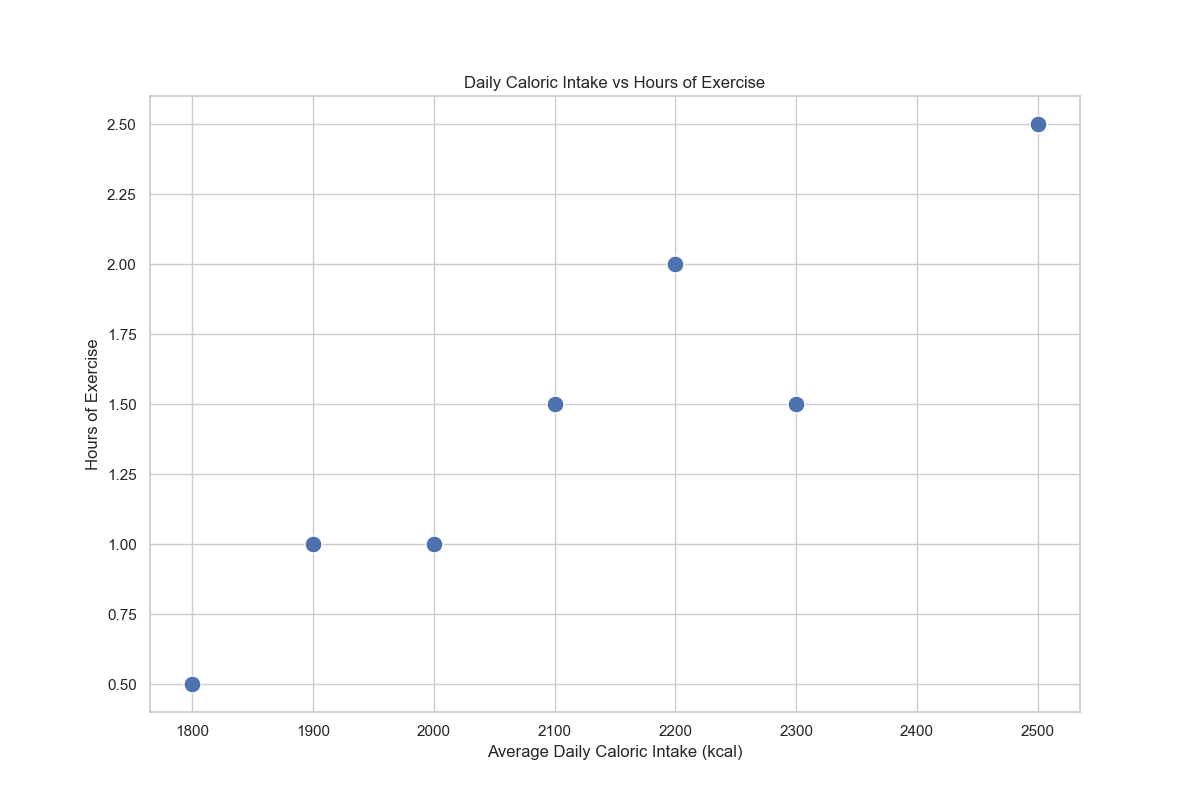

Here is the Python script that generated this plot:

import pandas as pd
import seaborn as sns
import matplotlib.pyplot as plt

# Generate the data points
data = {
    'Day': ['Monday', 'Tuesday', 'Wednesday', 'Thursday', 'Friday', 'Saturday', 'Sunday'],
    'Average Daily Caloric Intake (kcal)': [2000, 2100, 1800, 2200, 1900, 2500, 2300],
    'Hours of Exercise': [1, 1.5, 0.5, 2, 1, 2.5, 1.5]
}

# Create a DataFrame
df = pd.DataFrame(data)

# Initialize a seaborn scatterplot
plt.figure(figsize=(12, 8))
scatter = sns.scatterplot(
    x='Average Daily Caloric Intake (kcal)',
    y='Hours of Exercise',
    data=df,
    palette=['#4B0082', '#FF4500', '#1E90FF', '#32CD32', '#FFD700', '#FF69B4', '#8A2BE2'],
    s=150  # Define the size of the points
)

# Set the title
scatter.set_title('Daily Caloric Intake vs Hours of Exercise')

# Show the plot
plt.show()
